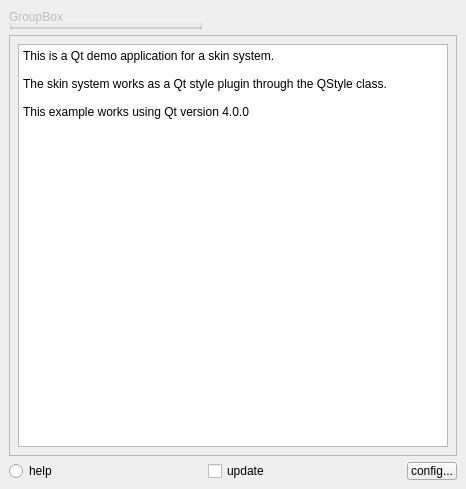
<ui version="4.0" >
 <author></author>
 <comment></comment>
 <exportmacro></exportmacro>
 <class>aboutWindow</class>
 <widget class="QDialog" name="aboutWindow" >
  <property name="geometry" >
   <rect>
    <x>0</x>
    <y>0</y>
    <width>466</width>
    <height>489</height>
   </rect>
  </property>
  <property name="windowTitle" >
   <string>Dialog</string>
  </property>
  <widget class="QRadioButton" name="helpButton" >
   <property name="geometry" >
    <rect>
     <x>9</x>
     <y>462</y>
     <width>193</width>
     <height>18</height>
    </rect>
   </property>
   <property name="text" >
    <string>help</string>
   </property>
  </widget>
  <widget class="QToolButton" name="configButton" >
   <property name="geometry" >
    <rect>
     <x>407</x>
     <y>462</y>
     <width>50</width>
     <height>18</height>
    </rect>
   </property>
   <property name="text" >
    <string>config...</string>
   </property>
  </widget>
  <widget class="QCheckBox" name="updateCheckBox" >
   <property name="geometry" >
    <rect>
     <x>208</x>
     <y>462</y>
     <width>193</width>
     <height>18</height>
    </rect>
   </property>
   <property name="text" >
    <string>update</string>
   </property>
  </widget>
  <widget class="QGroupBox" name="groupBox" >
   <property name="enabled" >
    <bool>false</bool>
   </property>
   <property name="geometry" >
    <rect>
     <x>9</x>
     <y>9</y>
     <width>193</width>
     <height>20</height>
    </rect>
   </property>
   <property name="title" >
    <string>GroupBox</string>
   </property>
  </widget>
  <widget class="QFrame" name="frame" >
   <property name="geometry" >
    <rect>
     <x>9</x>
     <y>35</y>
     <width>448</width>
     <height>421</height>
    </rect>
   </property>
   <property name="frameShape" >
    <enum>QFrame::StyledPanel</enum>
   </property>
   <property name="frameShadow" >
    <enum>QFrame::Raised</enum>
   </property>
   <layout class="QGridLayout" >
    <property name="margin" >
     <number>8</number>
    </property>
    <property name="spacing" >
     <number>6</number>
    </property>
    <item row="0" column="0" >
     <widget class="QTextBrowser" name="textBrowser" >
      <property name="readOnly" >
       <bool>false</bool>
      </property>
      <property name="html" >
       <string>&lt;html>&lt;head>&lt;meta name=&quot;qrichtext&quot; content=&quot;1&quot; />&lt;/head>&lt;body style=&quot; white-space: pre-wrap; font-family:MS Shell Dlg; font-weight:400; font-style:normal; text-decoration:none;&quot;>&lt;p style=&quot; margin-top:0px; margin-bottom:0px; margin-left:0px; margin-right:0px; -qt-block-indent:0; text-indent:0px;&quot;>&lt;span style=&quot; color:#000000;&quot;>This is a Qt demo application for a skin system.&lt;/span>&lt;/p>&lt;p style=&quot;-qt-paragraph-type:empty; margin-top:0px; margin-bottom:0px; margin-left:0px; margin-right:0px; -qt-block-indent:0; text-indent:0px; color:#000000;&quot;>&lt;/p>&lt;p style=&quot; margin-top:0px; margin-bottom:0px; margin-left:0px; margin-right:0px; -qt-block-indent:0; text-indent:0px; color:#000000;&quot;>The skin system works as a Qt style plugin through the QStyle class.&lt;/p>&lt;p style=&quot;-qt-paragraph-type:empty; margin-top:0px; margin-bottom:0px; margin-left:0px; margin-right:0px; -qt-block-indent:0; text-indent:0px; color:#000000;&quot;>&lt;/p>&lt;p style=&quot; margin-top:0px; margin-bottom:0px; margin-left:0px; margin-right:0px; -qt-block-indent:0; text-indent:0px; color:#000000;&quot;>This example works using Qt version 4.0.0 &lt;/p>&lt;/body>&lt;/html></string>
      </property>
     </widget>
    </item>
   </layout>
  </widget>
 </widget>
 <pixmapfunction></pixmapfunction>
 <resources/>
 <connections/>
</ui>
